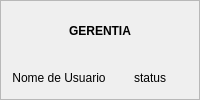
        <widget class="QFrame" name="frame">
         <property name="frameShape">
          <enum>QFrame::StyledPanel</enum>
         </property>
         <property name="frameShadow">
          <enum>QFrame::Raised</enum>
         </property>
         <layout class="QHBoxLayout" name="horizontalLayout_5">
          <property name="spacing">
           <number>6</number>
          </property>
          <property name="topMargin">
           <number>9</number>
          </property>
          <property name="bottomMargin">
           <number>0</number>
          </property>
          <item>
           <layout class="QVBoxLayout" name="verticalLayout_3">
            <item>
             <widget class="QLabel" name="label_3">
              <property name="text">
               <string>&lt;html&gt;&lt;head/&gt;&lt;body&gt;&lt;p align=&quot;center&quot;&gt;&lt;span style=&quot; font-weight:700;&quot;&gt;GERENTIA&lt;/span&gt;&lt;/p&gt;&lt;/body&gt;&lt;/html&gt;</string>
              </property>
             </widget>
            </item>
            <item>
             <layout class="QHBoxLayout" name="horizontalLayout_4">
              <item>
               <widget class="QLabel" name="lbl_usuario">
                <property name="text">
                 <string>&lt;html&gt;&lt;head/&gt;&lt;body&gt;&lt;p align=&quot;center&quot;&gt;Nome de Usuario&lt;/p&gt;&lt;/body&gt;&lt;/html&gt;</string>
                </property>
               </widget>
              </item>
              <item>
               <widget class="QLabel" name="lbl_status">
                <property name="text">
                 <string>&lt;html&gt;&lt;head/&gt;&lt;body&gt;&lt;p align=&quot;center&quot;&gt;status&lt;/p&gt;&lt;/body&gt;&lt;/html&gt;</string>
                </property>
               </widget>
              </item>
             </layout>
            </item>
           </layout>
          </item>
         </layout>
        </widget>
